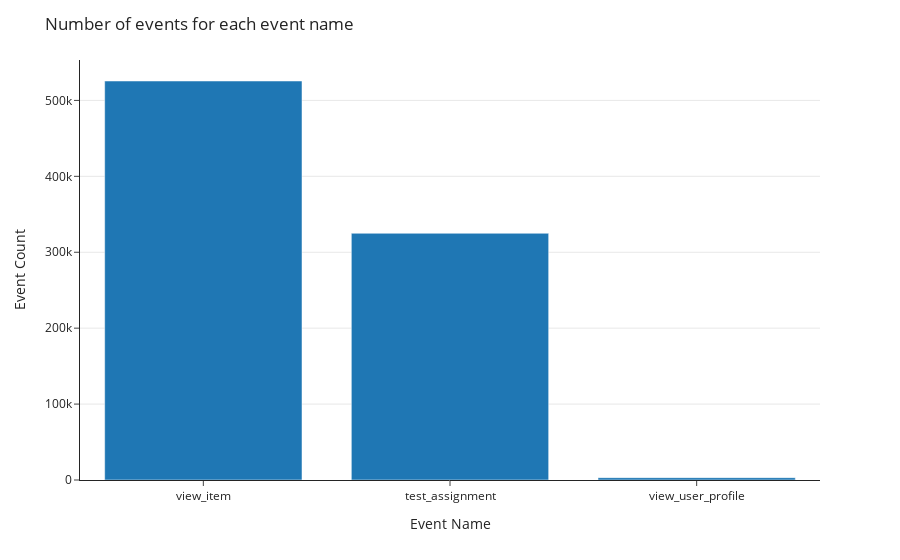

Notebook source saved alongside this figure:
### Code cell
title = 'Number of events for each event name'
bar_plot(x='Event Name', y='Event Count',df=event_name_count,title=title)

### Figure 1 — Plotly figure (JSON) as saved in the notebook; plotly's stock layout.template omitted (floating-point values rounded to 4 significant figures)
{"data": [{"alignmentgroup": "True", "hovertemplate": "Event Name=%{x}<br>Event Count=%{y}<extra></extra>", "legendgroup": "", "marker": {"color": "#1F77B4", "pattern": {"shape": ""}}, "name": "", "offsetgroup": "", "orientation": "v", "showlegend": false, "textposition": "auto", "type": "bar", "x": ["view_item", "test_assignment", "view_user_profile"], "xaxis": "x", "y": [525572, 324980, 3088], "yaxis": "y"}], "layout": {"autosize": true, "barmode": "relative", "legend": {"tracegroupgap": 0}, "margin": {"t": 60}, "title": {"text": "Number of events for each event name"}, "xaxis": {"anchor": "y", "autorange": true, "domain": [0, 1], "range": [-0.5, 2.5], "title": {"text": "Event Name"}, "type": "category"}, "yaxis": {"anchor": "x", "autorange": true, "domain": [0, 1], "range": [0, 553200.0], "showgrid": true, "tickprefix": "", "title": {"text": "Event Count"}, "type": "linear"}}}
